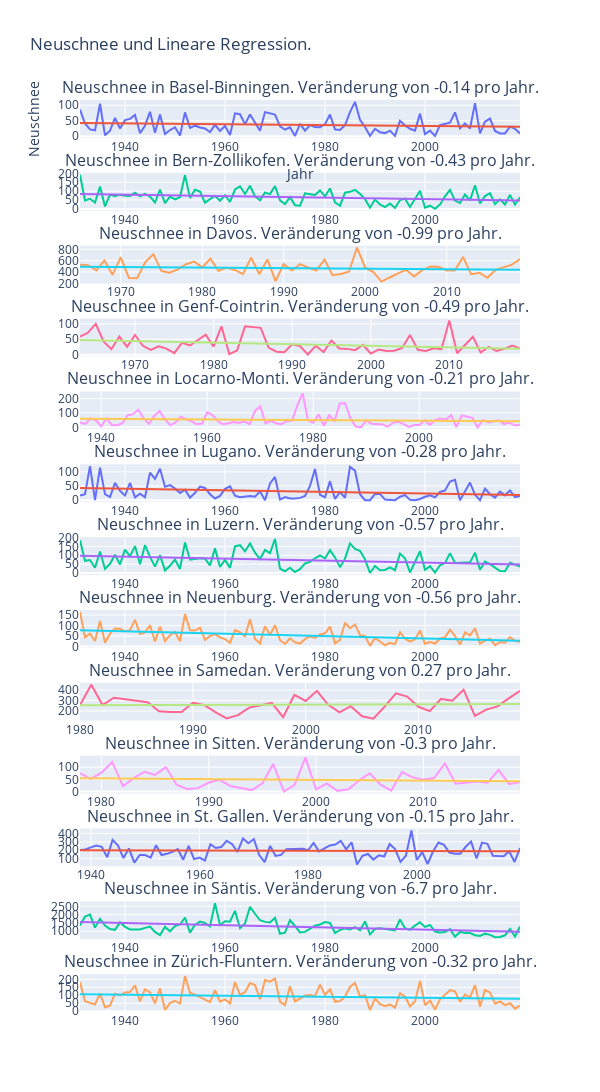

Here is the notebook cell this chart was saved with:
### Code cell
fig = plot_linreg_subplots(df_neuschnee)
fig.show()
